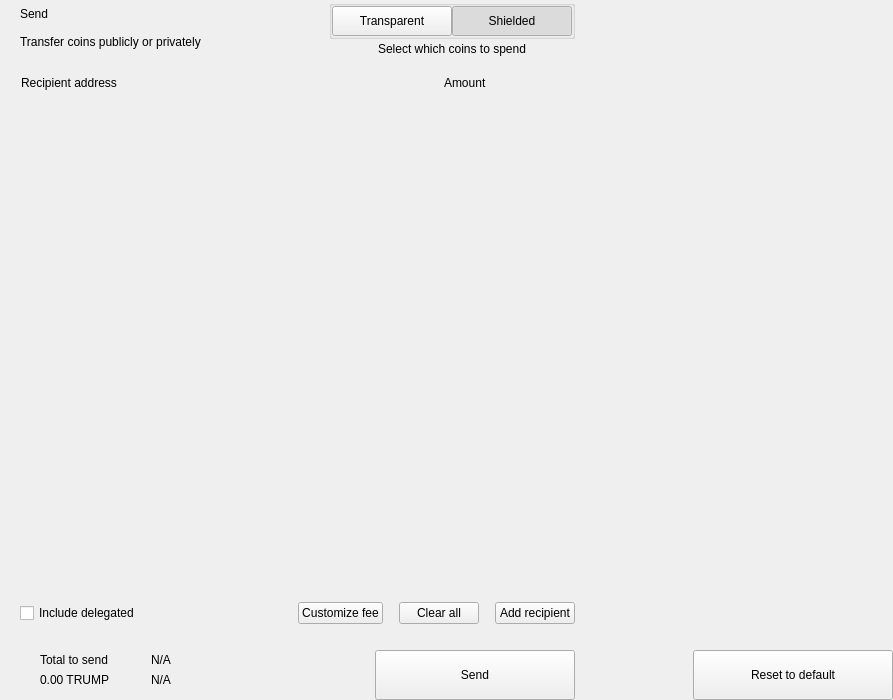
<?xml version="1.0" encoding="UTF-8"?>
<ui version="4.0">
 <class>send</class>
 <widget class="QWidget" name="send">
  <property name="geometry">
   <rect>
    <x>0</x>
    <y>0</y>
    <width>893</width>
    <height>700</height>
   </rect>
  </property>
  <property name="windowTitle">
   <string>Form</string>
  </property>
  <layout class="QHBoxLayout" name="horizontalLayout_2" stretch="2,1">
   <property name="spacing">
    <number>0</number>
   </property>
   <property name="leftMargin">
    <number>0</number>
   </property>
   <property name="topMargin">
    <number>0</number>
   </property>
   <property name="rightMargin">
    <number>0</number>
   </property>
   <property name="bottomMargin">
    <number>0</number>
   </property>
   <item>
    <widget class="QWidget" name="left" native="true">
     <layout class="QVBoxLayout" name="verticalLayout_3">
      <property name="spacing">
       <number>0</number>
      </property>
      <property name="leftMargin">
       <number>0</number>
      </property>
      <property name="topMargin">
       <number>0</number>
      </property>
      <property name="rightMargin">
       <number>0</number>
      </property>
      <property name="bottomMargin">
       <number>0</number>
      </property>
      <item>
       <layout class="QVBoxLayout" name="verticalLayout_22" stretch="0,0,0,1,0,0,0,0">
        <property name="spacing">
         <number>0</number>
        </property>
        <item>
         <layout class="QHBoxLayout" name="horizontalLayout_3">
          <property name="spacing">
           <number>0</number>
          </property>
          <property name="leftMargin">
           <number>20</number>
          </property>
          <property name="rightMargin">
           <number>20</number>
          </property>
          <item>
           <layout class="QVBoxLayout" name="verticalLayout">
            <property name="spacing">
             <number>0</number>
            </property>
            <item>
             <widget class="QLabel" name="labelTitle">
              <property name="text">
               <string>Send</string>
              </property>
              <property name="alignment">
               <set>Qt::AlignLeading|Qt::AlignLeft|Qt::AlignVCenter</set>
              </property>
             </widget>
            </item>
            <item>
             <widget class="QLabel" name="labelSubtitle1">
              <property name="text">
               <string>Transfer coins publicly or privately</string>
              </property>
             </widget>
            </item>
           </layout>
          </item>
          <item>
           <spacer name="horizontalSpacer">
            <property name="orientation">
             <enum>Qt::Horizontal</enum>
            </property>
            <property name="sizeHint" stdset="0">
             <size>
              <width>40</width>
              <height>20</height>
             </size>
            </property>
           </spacer>
          </item>
          <item>
           <layout class="QVBoxLayout" name="verticalLayout_6">
            <property name="spacing">
             <number>3</number>
            </property>
            <item alignment="Qt::AlignHCenter">
             <widget class="QGroupBox" name="groupBox">
              <property name="styleSheet">
               <string notr="true">#groupBox{
padding-top:2px;
}</string>
              </property>
              <property name="title">
               <string/>
              </property>
              <property name="alignment">
               <set>Qt::AlignCenter</set>
              </property>
              <layout class="QHBoxLayout" name="horizontalLayout_4">
               <property name="spacing">
                <number>0</number>
               </property>
               <property name="leftMargin">
                <number>0</number>
               </property>
               <property name="topMargin">
                <number>0</number>
               </property>
               <property name="rightMargin">
                <number>0</number>
               </property>
               <property name="bottomMargin">
                <number>0</number>
               </property>
               <item>
                <widget class="QPushButton" name="pushLeft">
                 <property name="minimumSize">
                  <size>
                   <width>120</width>
                   <height>30</height>
                  </size>
                 </property>
                 <property name="maximumSize">
                  <size>
                   <width>120</width>
                   <height>30</height>
                  </size>
                 </property>
                 <property name="focusPolicy">
                  <enum>Qt::NoFocus</enum>
                 </property>
                 <property name="text">
                  <string>Transparent</string>
                 </property>
                 <property name="checkable">
                  <bool>true</bool>
                 </property>
                 <property name="autoExclusive">
                  <bool>true</bool>
                 </property>
                </widget>
               </item>
               <item>
                <widget class="QPushButton" name="pushRight">
                 <property name="minimumSize">
                  <size>
                   <width>120</width>
                   <height>30</height>
                  </size>
                 </property>
                 <property name="maximumSize">
                  <size>
                   <width>120</width>
                   <height>30</height>
                  </size>
                 </property>
                 <property name="focusPolicy">
                  <enum>Qt::NoFocus</enum>
                 </property>
                 <property name="text">
                  <string>Shielded</string>
                 </property>
                 <property name="checkable">
                  <bool>true</bool>
                 </property>
                 <property name="checked">
                  <bool>true</bool>
                 </property>
                 <property name="autoExclusive">
                  <bool>true</bool>
                 </property>
                </widget>
               </item>
              </layout>
             </widget>
            </item>
            <item alignment="Qt::AlignHCenter|Qt::AlignTop">
             <widget class="QLabel" name="labelSubtitle2">
              <property name="styleSheet">
               <string notr="true"/>
              </property>
              <property name="text">
               <string>Select which coins to spend</string>
              </property>
              <property name="alignment">
               <set>Qt::AlignCenter</set>
              </property>
              <property name="indent">
               <number>0</number>
              </property>
             </widget>
            </item>
           </layout>
          </item>
         </layout>
        </item>
        <item>
         <spacer name="verticalSpacer_2">
          <property name="orientation">
           <enum>Qt::Vertical</enum>
          </property>
          <property name="sizeType">
           <enum>QSizePolicy::Fixed</enum>
          </property>
          <property name="sizeHint" stdset="0">
           <size>
            <width>20</width>
            <height>20</height>
           </size>
          </property>
         </spacer>
        </item>
        <item>
         <layout class="QHBoxLayout" name="horizontalLayout" stretch="6,0,2">
          <property name="spacing">
           <number>0</number>
          </property>
          <property name="leftMargin">
           <number>10</number>
          </property>
          <property name="topMargin">
           <number>0</number>
          </property>
          <property name="rightMargin">
           <number>20</number>
          </property>
          <property name="bottomMargin">
           <number>0</number>
          </property>
          <item>
           <widget class="QLabel" name="labelSubtitleAddress">
            <property name="styleSheet">
             <string notr="true">margin-left:8px;</string>
            </property>
            <property name="text">
             <string>Recipient address</string>
            </property>
           </widget>
          </item>
          <item>
           <spacer name="horizontalSpacer_3">
            <property name="orientation">
             <enum>Qt::Horizontal</enum>
            </property>
            <property name="sizeType">
             <enum>QSizePolicy::Fixed</enum>
            </property>
            <property name="sizeHint" stdset="0">
             <size>
              <width>40</width>
              <height>1</height>
             </size>
            </property>
           </spacer>
          </item>
          <item>
           <widget class="QLabel" name="labelSubtitleAmount">
            <property name="text">
             <string>Amount</string>
            </property>
           </widget>
          </item>
         </layout>
        </item>
        <item>
         <widget class="QScrollArea" name="scrollArea">
          <property name="minimumSize">
           <size>
            <width>0</width>
            <height>350</height>
           </size>
          </property>
          <property name="styleSheet">
           <string notr="true">#scrollArea {
            background:transparent;
            margin-top:10px;
}</string>
          </property>
          <property name="horizontalScrollBarPolicy">
           <enum>Qt::ScrollBarAlwaysOff</enum>
          </property>
          <property name="sizeAdjustPolicy">
           <enum>QAbstractScrollArea::AdjustIgnored</enum>
          </property>
          <property name="widgetResizable">
           <bool>true</bool>
          </property>
          <property name="alignment">
           <set>Qt::AlignLeading|Qt::AlignLeft|Qt::AlignTop</set>
          </property>
          <widget class="QWidget" name="scrollAreaWidgetContents">
           <property name="geometry">
            <rect>
             <x>0</x>
             <y>0</y>
             <width>591</width>
             <height>16</height>
            </rect>
           </property>
           <property name="sizePolicy">
            <sizepolicy hsizetype="Preferred" vsizetype="Maximum">
             <horstretch>0</horstretch>
             <verstretch>0</verstretch>
            </sizepolicy>
           </property>
           <property name="autoFillBackground">
            <bool>false</bool>
           </property>
           <property name="styleSheet">
            <string notr="true">#scrollAreaWidgetContents {
             background:transparent;
             }</string>
           </property>
           <layout class="QVBoxLayout" name="verticalLayout_7">
            <property name="spacing">
             <number>0</number>
            </property>
            <property name="sizeConstraint">
             <enum>QLayout::SetDefaultConstraint</enum>
            </property>
            <property name="leftMargin">
             <number>0</number>
            </property>
            <property name="topMargin">
             <number>0</number>
            </property>
            <property name="rightMargin">
             <number>0</number>
            </property>
            <property name="bottomMargin">
             <number>0</number>
            </property>
           </layout>
          </widget>
         </widget>
        </item>
        <item>
         <spacer name="verticalSpacer_4">
          <property name="orientation">
           <enum>Qt::Vertical</enum>
          </property>
          <property name="sizeType">
           <enum>QSizePolicy::Fixed</enum>
          </property>
          <property name="sizeHint" stdset="0">
           <size>
            <width>20</width>
            <height>20</height>
           </size>
          </property>
         </spacer>
        </item>
        <item>
         <layout class="QHBoxLayout" name="horizontalLayout_20">
          <property name="spacing">
           <number>6</number>
          </property>
          <property name="leftMargin">
           <number>20</number>
          </property>
          <property name="rightMargin">
           <number>20</number>
          </property>
          <item>
           <widget class="QCheckBox" name="checkBoxDelegations">
            <property name="layoutDirection">
             <enum>Qt::LeftToRight</enum>
            </property>
            <property name="text">
             <string>Include delegated</string>
            </property>
           </widget>
          </item>
          <item>
           <spacer name="horizontalSpacer_4">
            <property name="orientation">
             <enum>Qt::Horizontal</enum>
            </property>
            <property name="sizeHint" stdset="0">
             <size>
              <width>10</width>
              <height>20</height>
             </size>
            </property>
           </spacer>
          </item>
          <item>
           <widget class="QPushButton" name="pushButtonFee">
            <property name="focusPolicy">
             <enum>Qt::NoFocus</enum>
            </property>
            <property name="text">
             <string>Customize fee</string>
            </property>
           </widget>
          </item>
          <item>
           <spacer name="horizontalSpacer_11">
            <property name="orientation">
             <enum>Qt::Horizontal</enum>
            </property>
            <property name="sizeType">
             <enum>QSizePolicy::Minimum</enum>
            </property>
            <property name="sizeHint" stdset="0">
             <size>
              <width>10</width>
              <height>20</height>
             </size>
            </property>
           </spacer>
          </item>
          <item>
           <widget class="QPushButton" name="pushButtonClear">
            <property name="focusPolicy">
             <enum>Qt::NoFocus</enum>
            </property>
            <property name="layoutDirection">
             <enum>Qt::RightToLeft</enum>
            </property>
            <property name="text">
             <string>Clear all</string>
            </property>
           </widget>
          </item>
          <item>
           <spacer name="horizontalSpacer_6">
            <property name="orientation">
             <enum>Qt::Horizontal</enum>
            </property>
            <property name="sizeType">
             <enum>QSizePolicy::Fixed</enum>
            </property>
            <property name="sizeHint" stdset="0">
             <size>
              <width>10</width>
              <height>20</height>
             </size>
            </property>
           </spacer>
          </item>
          <item>
           <widget class="QPushButton" name="pushButtonAddRecipient">
            <property name="focusPolicy">
             <enum>Qt::NoFocus</enum>
            </property>
            <property name="text">
             <string>Add recipient</string>
            </property>
           </widget>
          </item>
         </layout>
        </item>
        <item>
         <spacer name="verticalSpacer">
          <property name="orientation">
           <enum>Qt::Vertical</enum>
          </property>
          <property name="sizeType">
           <enum>QSizePolicy::Fixed</enum>
          </property>
          <property name="sizeHint" stdset="0">
           <size>
            <width>20</width>
            <height>16</height>
           </size>
          </property>
         </spacer>
        </item>
        <item>
         <layout class="QHBoxLayout" name="horizontalLayout_7">
          <property name="rightMargin">
           <number>20</number>
          </property>
          <item>
           <layout class="QHBoxLayout" name="horizontalLayout_10">
            <property name="spacing">
             <number>0</number>
            </property>
            <property name="leftMargin">
             <number>8</number>
            </property>
            <item>
             <widget class="QStackedWidget" name="stackedWidget">
              <property name="minimumSize">
               <size>
                <width>0</width>
                <height>60</height>
               </size>
              </property>
              <property name="maximumSize">
               <size>
                <width>16777215</width>
                <height>60</height>
               </size>
              </property>
              <widget class="QWidget" name="page1">
               <layout class="QVBoxLayout" name="verticalLayout_71" stretch="0">
                <property name="spacing">
                 <number>6</number>
                </property>
                <property name="leftMargin">
                 <number>12</number>
                </property>
                <property name="topMargin">
                 <number>0</number>
                </property>
                <property name="rightMargin">
                 <number>0</number>
                </property>
                <property name="bottomMargin">
                 <number>0</number>
                </property>
                <item>
                 <widget class="QWidget" name="coinWidget" native="true">
                  <property name="minimumSize">
                   <size>
                    <width>0</width>
                    <height>60</height>
                   </size>
                  </property>
                  <property name="maximumSize">
                   <size>
                    <width>16777215</width>
                    <height>60</height>
                   </size>
                  </property>
                  <layout class="QHBoxLayout" name="horizontalLayout_9">
                   <property name="spacing">
                    <number>0</number>
                   </property>
                   <property name="leftMargin">
                    <number>20</number>
                   </property>
                   <property name="topMargin">
                    <number>10</number>
                   </property>
                   <property name="rightMargin">
                    <number>20</number>
                   </property>
                   <property name="bottomMargin">
                    <number>10</number>
                   </property>
                   <item>
                    <layout class="QVBoxLayout" name="verticalSend">
                     <property name="spacing">
                      <number>0</number>
                     </property>
                     <item>
                      <widget class="QLabel" name="labelTitleTotalSend">
                       <property name="text">
                        <string>Total to send</string>
                       </property>
                      </widget>
                     </item>
                     <item>
                      <widget class="QLabel" name="labelAmountSend">
                       <property name="text">
                        <string notr="true">0.00 TRUMP</string>
                       </property>
                      </widget>
                     </item>
                    </layout>
                   </item>
                   <item>
                    <spacer name="horizontalSpacer_9">
                     <property name="orientation">
                      <enum>Qt::Horizontal</enum>
                     </property>
                     <property name="sizeType">
                      <enum>QSizePolicy::Fixed</enum>
                     </property>
                     <property name="sizeHint" stdset="0">
                      <size>
                       <width>20</width>
                       <height>20</height>
                      </size>
                     </property>
                    </spacer>
                   </item>
                   <item>
                    <widget class="QLabel" name="labelLine">
                     <property name="minimumSize">
                      <size>
                       <width>1</width>
                       <height>0</height>
                      </size>
                     </property>
                     <property name="maximumSize">
                      <size>
                       <width>1</width>
                       <height>16777215</height>
                      </size>
                     </property>
                     <property name="text">
                      <string/>
                     </property>
                    </widget>
                   </item>
                   <item>
                    <spacer name="horizontalSpacer_10">
                     <property name="orientation">
                      <enum>Qt::Horizontal</enum>
                     </property>
                     <property name="sizeType">
                      <enum>QSizePolicy::Fixed</enum>
                     </property>
                     <property name="sizeHint" stdset="0">
                      <size>
                       <width>20</width>
                       <height>20</height>
                      </size>
                     </property>
                    </spacer>
                   </item>
                   <item>
                    <layout class="QVBoxLayout" name="verticalRemaining">
                     <property name="spacing">
                      <number>0</number>
                     </property>
                     <item>
                      <widget class="QLabel" name="labelTitleTotalRemaining">
                       <property name="text">
                        <string notr="true">N/A</string>
                       </property>
                      </widget>
                     </item>
                     <item>
                      <widget class="QLabel" name="labelAmountRemaining">
                       <property name="text">
                        <string notr="true">N/A</string>
                       </property>
                      </widget>
                     </item>
                    </layout>
                   </item>
                  </layout>
                 </widget>
                </item>
               </layout>
              </widget>
              <widget class="QWidget" name="page_2"/>
             </widget>
            </item>
           </layout>
          </item>
          <item>
           <spacer name="horizontalSpacer_5">
            <property name="orientation">
             <enum>Qt::Horizontal</enum>
            </property>
            <property name="sizeType">
             <enum>QSizePolicy::Expanding</enum>
            </property>
            <property name="sizeHint" stdset="0">
             <size>
              <width>40</width>
              <height>20</height>
             </size>
            </property>
           </spacer>
          </item>
          <item alignment="Qt::AlignBottom">
           <widget class="QPushButton" name="pushButtonSave">
            <property name="minimumSize">
             <size>
              <width>200</width>
              <height>50</height>
             </size>
            </property>
            <property name="maximumSize">
             <size>
              <width>200</width>
              <height>50</height>
             </size>
            </property>
            <property name="focusPolicy">
             <enum>Qt::NoFocus</enum>
            </property>
            <property name="text">
             <string>Send</string>
            </property>
           </widget>
          </item>
         </layout>
        </item>
       </layout>
      </item>
     </layout>
    </widget>
   </item>
   <item>
    <widget class="QWidget" name="right" native="true">
     <layout class="QVBoxLayout" name="verticalLayout_5">
      <property name="leftMargin">
       <number>0</number>
      </property>
      <property name="topMargin">
       <number>0</number>
      </property>
      <property name="rightMargin">
       <number>0</number>
      </property>
      <property name="bottomMargin">
       <number>0</number>
      </property>
      <item>
       <layout class="QVBoxLayout" name="verticalLayout_4">
        <property name="spacing">
         <number>6</number>
        </property>
        <item>
         <widget class="OptionButton" name="btnCoinControl" native="true">
          <property name="minimumSize">
           <size>
            <width>0</width>
            <height>50</height>
           </size>
          </property>
         </widget>
        </item>
        <item>
         <widget class="OptionButton" name="btnChangeAddress" native="true">
          <property name="minimumSize">
           <size>
            <width>0</width>
            <height>50</height>
           </size>
          </property>
         </widget>
        </item>
        <item>
         <widget class="OptionButton" name="btnUri" native="true">
          <property name="minimumSize">
           <size>
            <width>0</width>
            <height>50</height>
           </size>
          </property>
         </widget>
        </item>
        <item>
         <widget class="OptionButton" name="btnShieldCoins" native="true">
          <property name="minimumSize">
           <size>
            <width>0</width>
            <height>50</height>
           </size>
          </property>
         </widget>
        </item>
        <item>
         <spacer name="verticalSpacer_5">
          <property name="orientation">
           <enum>Qt::Vertical</enum>
          </property>
          <property name="sizeHint" stdset="0">
           <size>
            <width>20</width>
            <height>40</height>
           </size>
          </property>
         </spacer>
        </item>
        <item>
         <layout class="QHBoxLayout" name="horizontalLayout_8">
          <item>
           <spacer name="horizontalSpacer_7">
            <property name="orientation">
             <enum>Qt::Horizontal</enum>
            </property>
            <property name="sizeHint" stdset="0">
             <size>
              <width>40</width>
              <height>20</height>
             </size>
            </property>
           </spacer>
          </item>
          <item>
           <widget class="QPushButton" name="pushButtonReset">
            <property name="minimumSize">
             <size>
              <width>200</width>
              <height>50</height>
             </size>
            </property>
            <property name="maximumSize">
             <size>
              <width>200</width>
              <height>50</height>
             </size>
            </property>
            <property name="focusPolicy">
             <enum>Qt::NoFocus</enum>
            </property>
            <property name="text">
             <string>Reset to default</string>
            </property>
           </widget>
          </item>
         </layout>
        </item>
       </layout>
      </item>
     </layout>
    </widget>
   </item>
  </layout>
 </widget>
 <customwidgets>
  <customwidget>
   <class>OptionButton</class>
   <extends>QWidget</extends>
   <header>qt/trumpcoin/optionbutton.h</header>
   <container>1</container>
  </customwidget>
 </customwidgets>
 <resources/>
 <connections/>
</ui>
